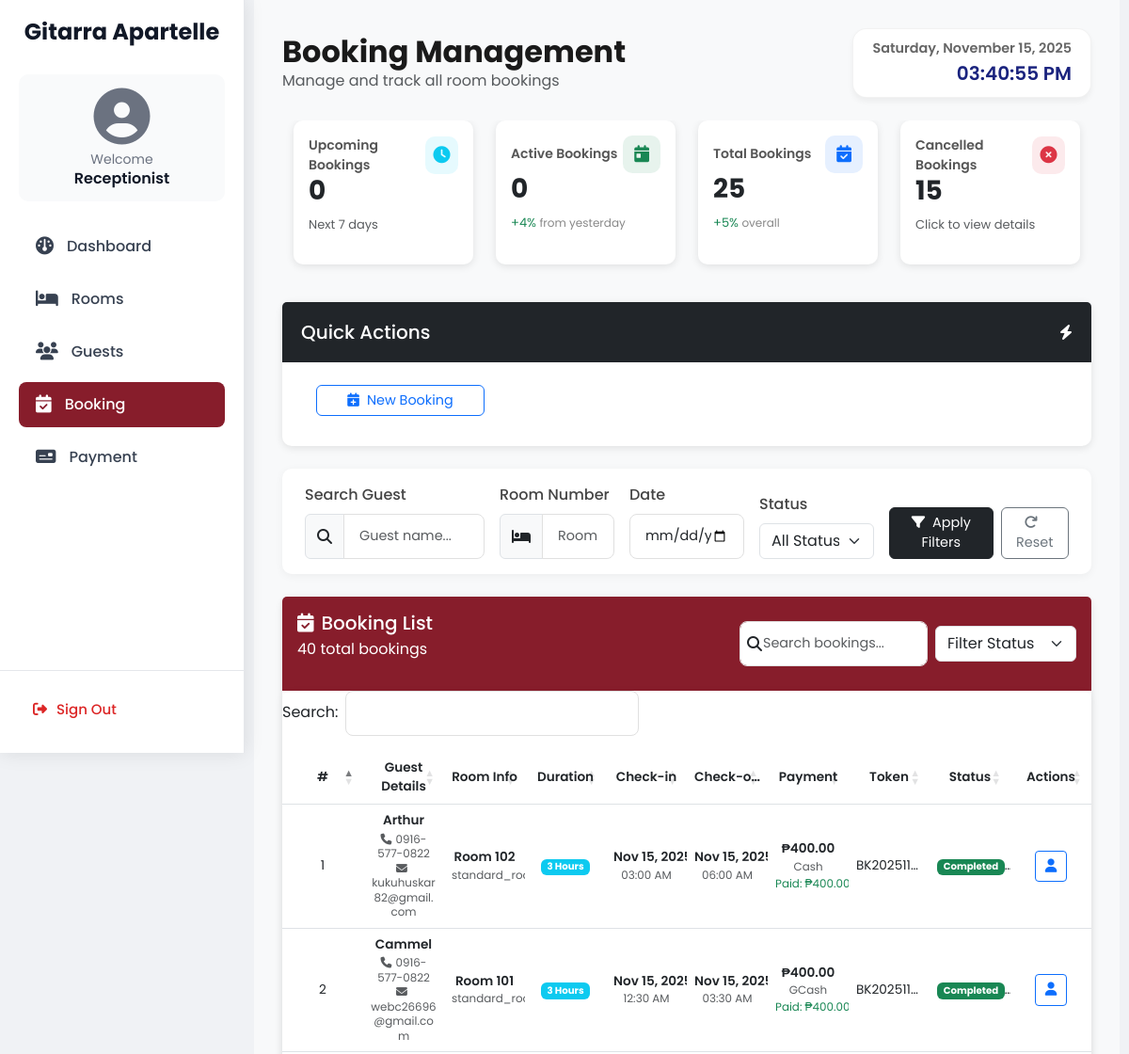
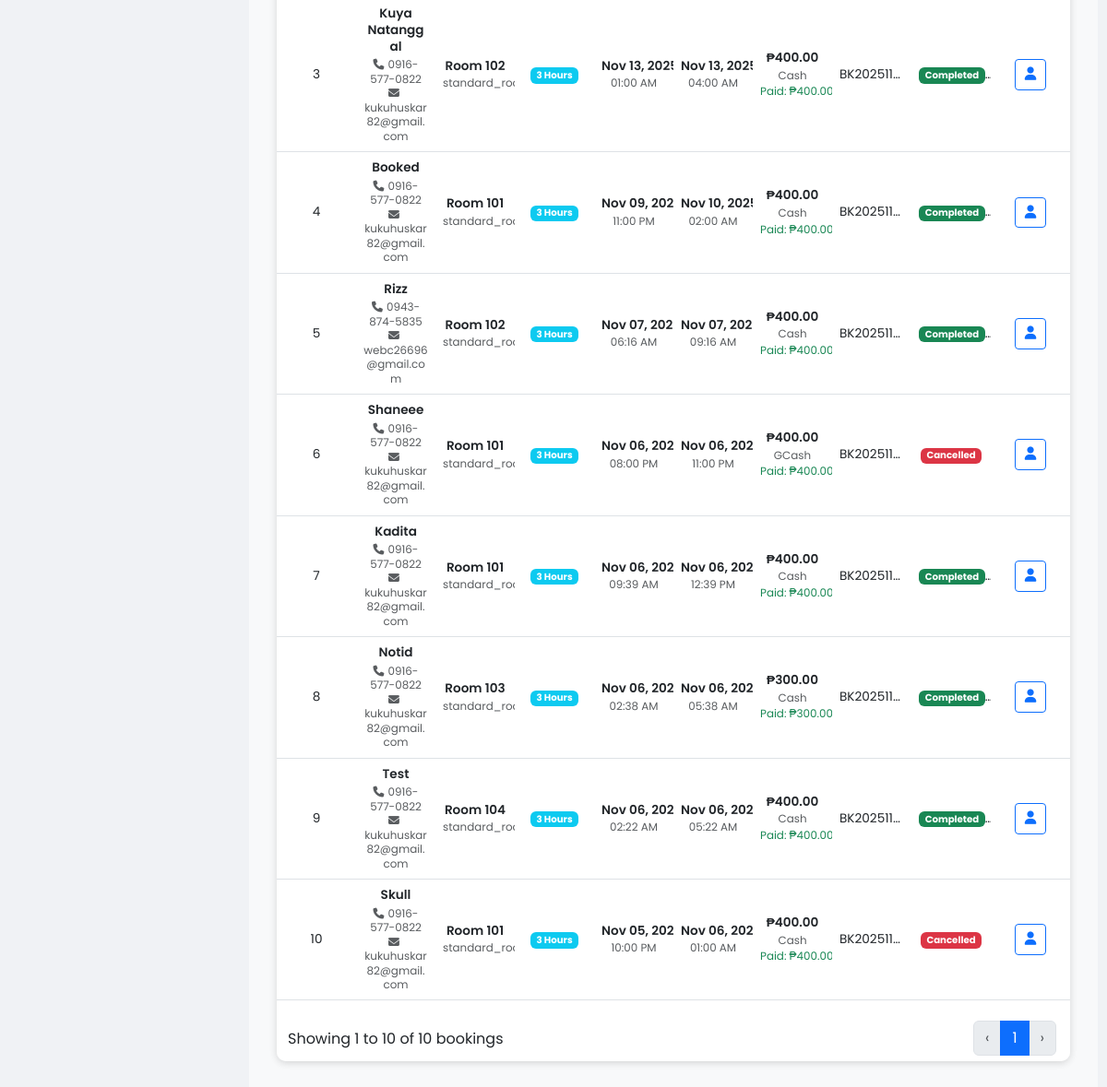
/receptionist-booking.php, run on the app's committed database (2 pictures, top to bottom).
### tables this page shows
CREATE TABLE `bookings` (
  `id` int NOT NULL,
  `guest_name` varchar(100) DEFAULT NULL,
  `email` varchar(255) DEFAULT NULL,
  `address` text,
  `telephone` varchar(20) DEFAULT NULL,
  `age` int DEFAULT NULL,
  `num_people` int DEFAULT NULL,
  `room_number` varchar(10) DEFAULT NULL,
  `duration` varchar(10) DEFAULT NULL,
  `payment_mode` varchar(10) DEFAULT NULL,
  `reference_number` varchar(50) DEFAULT NULL,
  `booking_token` varchar(20) DEFAULT NULL,
  `amount_paid` double DEFAULT NULL,
  `total_price` double DEFAULT NULL,
  `change_amount` double DEFAULT NULL,
  `start_date` datetime DEFAULT NULL,
  `end_date` datetime DEFAULT NULL,
  `status` varchar(20) NOT NULL DEFAULT 'upcoming',
  `created_at` timestamp NULL DEFAULT CURRENT_TIMESTAMP,
  `cancellation_reason` text,
  `cancelled_by` int DEFAULT NULL,
  `cancelled_at` datetime DEFAULT NULL
);

CREATE TABLE `rooms` (
  `id` int NOT NULL,
  `room_number` int NOT NULL,
  `room_type` enum('single','twin_room','standard_room','studio','suite','queen_room','executive_room','suites','accessible_room','hollywood_twin_room','king_room','studio_hotel_rooms','villa','double_hotel_rooms','honeymoon_suite','penthouse_suite','single_hotel_rooms','adjoining_room','presidential_suite','connecting_rooms','quad_room','deluxe_room','double_room','triple_room') NOT NULL,
  `status` enum('available','booked','occupied','maintenance') NOT NULL DEFAULT 'available',
  `created_at` timestamp NULL DEFAULT CURRENT_TIMESTAMP,
  `updated_at` timestamp NULL DEFAULT CURRENT_TIMESTAMP ON UPDATE CURRENT_TIMESTAMP,
  `price_3hrs` decimal(10,2) NOT NULL DEFAULT '0.00',
  `price_6hrs` decimal(10,2) NOT NULL DEFAULT '0.00',
  `price_12hrs` decimal(10,2) NOT NULL DEFAULT '0.00',
  `price_24hrs` decimal(10,2) NOT NULL DEFAULT '0.00',
  `price_ot` decimal(10,2) NOT NULL DEFAULT '0.00',
  `is_archived` tinyint(1) DEFAULT '0',
  `archived_at` datetime DEFAULT NULL
);

### receptionist-booking.php (the view, shortened to what the rows shown need)
<?php
require_once 'database.php';
$conn->query("
    UPDATE bookings
    SET status = 'active'
    WHERE start_date <= NOW()
      AND end_date > NOW()
      AND status NOT IN ('cancelled', 'completed')
");
$conn->query("
    UPDATE bookings
    SET status = 'completed'
    WHERE end_date <= NOW()
      AND status NOT IN ('cancelled', 'completed')
");
$conn->query("
    UPDATE bookings
    SET status = 'active'
    WHERE start_date <= NOW()
      AND end_date > NOW()
      AND status NOT IN ('cancelled', 'completed')
");
$conn->query("
    UPDATE bookings
    SET status = 'completed'
    WHERE end_date <= NOW()
      AND status NOT IN ('cancelled', 'completed')
");
$params = [];
$types = "";
$limit = 10;
$page = max((int)($_GET['page'] ?? 1), 1);
$offset = ($page - 1) * $limit;
$query = "SELECT b.*, r.room_type FROM bookings b
          LEFT JOIN rooms r ON b.room_number = r.room_number";
$query .= " ORDER BY b.start_date DESC LIMIT ?, ?";
$types .= "ii";
$params[] = $offset;
$params[] = $limit;
$stmt = $conn->prepare($query);
if (!empty($params)) {
    $stmt->bind_param($types, ...$params);
}
$stmt->execute();
$result = $stmt->get_result();
?>
<!DOCTYPE html>
<html lang="en">
<head>
    <link href="https://cdn.jsdelivr.net/npm/bootstrap@5.3.0/dist/css/bootstrap.min.css" rel="stylesheet">
    <link rel="stylesheet" href="https://cdnjs.cloudflare.com/ajax/libs/font-awesome/6.4.2/css/all.min.css">
<link rel="stylesheet" href="https://cdn.datatables.net/1.13.6/css/dataTables.bootstrap5.min.css">
    <link href="style.css" rel="stylesheet">
</head>
<body>
  <?php include __DIR__ . '/includes/get-notifications.php'; ?>
    <div class="content">
        <div class="d-flex justify-content-between align-items-center mb-4">
            <div>
                <h2 class="fw-bold mb-0">Booking Management</h2>
            </div>
        </div>
<div class="card mb-4" id="bookingList">
  <div class="card-header d-flex justify-content-between align-items-center p-3" style="background-color: #871D2B;">
    <div>
      <h2 class="h5 mb-0 text-white">
        <i class="fas fa-calendar-check me-2 text-white"></i>Booking List
      </h2>
    </div>
  </div>
  <div class="card-body p-0">
    <div class="table-responsive">
      <table id="bookingTable" class="table table-hover align-middle mb-0" style="width:100%;">
        <thead class="bg-gray-50 border-bottom border-gray-200">
          <tr>
            <th class="sorting px-4 py-3">#</th>
            <th class="sorting px-4 py-3">Guest Details</th>
            <th class="sorting px-4 py-3">Room Info</th>
            <th class="sorting px-4 py-3">Duration</th>
            <th class="sorting px-4 py-3">Check-in</th>
            <th class="sorting px-4 py-3">Check-out</th>
            <th class="sorting px-4 py-3">Payment</th>
            <th class="sorting px-4 py-3">Token</th>
            <th class="sorting px-4 py-3">Status</th>
            <th class="sorting px-4 py-3 text-center no-print">Actions</th>
          </tr>
        </thead>
        <tbody>
                          <?php
if ($result->num_rows > 0) {
    $index = $offset + 1;
    while ($row = $result->fetch_assoc()):
        $now = new DateTime();
        $start = new DateTime($row['start_date']);
        $end = new DateTime($row['end_date']);
        $latestCheckin = null;
        $lcStmt = $conn->prepare("
            SELECT check_in_date, check_out_date, status
            FROM checkins
            WHERE guest_name = ? AND room_number = ?
            ORDER BY check_in_date DESC
            LIMIT 1
        ");
        $lcStmt->bind_param("ss", $row['guest_name'], $row['room_number']);
        $lcStmt->execute();
        $lcRes = $lcStmt->get_result();
        if ($lcRes && $lcRow = $lcRes->fetch_assoc()) {
            $latestCheckin = $lcRow;
        }
        if ($row['status'] === 'completed') {
            $status_class = "bg-success";
            $status_text = "Completed";
        } elseif ($row['status'] === 'cancelled') {
            $status_class = "bg-danger";
            $status_text = "Cancelled";
        } else {
            if ($now < $start) {
                $status_class = "bg-info";
                $status_text = "Upcoming";
            } elseif ($now >= $start && $now <= $end) {
                $status_class = "bg-success";
                $status_text = "Active";
            } elseif ($now > $end) {
                $status_class = "bg-success";
                $status_text = "Completed";
            } else {
                $status_class = "bg-secondary";
                $status_text = ucfirst($row['status']);
            }
        }
?>
                            <tr>
                                 <td><?= $index++ ?></td>
            <td class="text-center align-middle">
            <div class="guest-info">
                <div class="fw-semibold mb-1"><?= htmlspecialchars($row['guest_name']) ?></div>
                <div class="small text-muted"><i class="fas fa-phone me-1"></i><?= htmlspecialchars($row['telephone']) ?></div>
                <?php if (!empty($row['email'])): ?>
                <div class="small text-muted"><i class="fas fa-envelope me-1"></i><?= htmlspecialchars($row['email']) ?></div>
                <?php endif; ?>
            </div>
            </td>
            <td>
              <div class="fw-semibold">Room <?= htmlspecialchars($row['room_number']) ?></div>
              <div class="small text-muted"><?= htmlspecialchars($row['room_type'] ?? 'Standard') ?></div>
            </td>
            <td><span class="badge bg-info"><?= htmlspecialchars($row['duration']) ?> Hours</span></td>
            <td>
              <div class="fw-semibold"><?= date('M d, Y', strtotime($row['start_date'])) ?></div>
              <div class="small text-muted"><?= date('h:i A', strtotime($row['start_date'])) ?></div>
            </td>
            <td>
              <div class="fw-semibold"><?= date('M d, Y', strtotime($row['end_date'])) ?></div>
              <div class="small text-muted"><?= date('h:i A', strtotime($row['end_date'])) ?></div>
            </td>
            <td>
              <div class="fw-semibold">₱<?= number_format($row['total_price'], 2) ?></div>
              <div class="small text-muted"><?= htmlspecialchars($row['payment_mode']) ?></div>
              <div class="small text-success">Paid: ₱<?= number_format($row['amount_paid'], 2) ?></div>
            </td>
            <td><?= !empty($row['booking_token']) ? htmlspecialchars($row['booking_token']) : '<span class="text-muted">No token</span>' ?></td>
            <td><span class="badge <?= $status_class ?>"><?= $status_text ?></span></td>
            <td class="text-center">
            <div class="d-flex justify-content-center gap-2">
                <button class="btn btn-sm btn-outline-primary" onclick="viewGuestDetails(<?= $row['id'] ?>)" title="View"><i class="fas fa-user"></i></button>
            </div>
            </td>
          </tr>
          <?php endwhile; } ?>
        </tbody>
      </table>
    </div>
  </div>
</div>
</body>
</html>

### data on the page
bookings: guest_name "Arthur", telephone "0916-577-0822", email "kukuhuskar82@gmail.com", room_number "10…", rooms.room_type "standard…", duration "3", start_date "Nov 15, 2…", start_date "03:00 AM", end_date "Nov 15, 2…", end_date "06:00 AM", total_price "400.00", payment_mode "Cash", amount_paid "400.00", booking_token "BK202511…", status_text "Complete…"
bookings: guest_name "Cammel", telephone "0916-577-0822", email "webc26696@gmail.com", room_number "10…", rooms.room_type "standard…", duration "3", start_date "Nov 15, 2…", start_date "12:30 AM", end_date "Nov 15, 2…", end_date "03:30 AM", total_price "400.00", payment_mode "GCash", amount_paid "400.00", booking_token "BK202511…", status "Complete…"
bookings: guest_name "Kuya Natanggal", telephone "0916-577-0822", email "kukuhuskar82@gmail.com", room_number "10…", rooms.room_type "standard…", duration "3", start_date "Nov 13, 2…", start_date "01:00 AM", end_date "Nov 13, 2…", end_date "04:00 AM", total_price "400.00", payment_mode "Cash", amount_paid "400.00", booking_token "BK202511…", status "Complete…"
bookings: guest_name "Booked", telephone "0916-577-0822", email "kukuhuskar82@gmail.com", room_number "10…", rooms.room_type "standard…", duration "3", start_date "Nov 09, 2…", start_date "11:00 PM", end_date "Nov 10, 2…", end_date "02:00 AM", total_price "400.00", payment_mode "Cash", amount_paid "400.00", booking_token "BK202511…", status "Complete…"
bookings: guest_name "Rizz", telephone "0943-874-5835", email "webc26696@gmail.com", room_number "10…", rooms.room_type "standard…", duration "3", start_date "Nov 07, 2…", start_date "06:16 AM", end_date "Nov 07, 2…", end_date "09:16 AM", total_price "400.00", payment_mode "Cash", amount_paid "400.00", booking_token "BK202511…", status "Complete…"
bookings: guest_name "Shaneee", telephone "0916-577-0822", email "kukuhuskar82@gmail.com", room_number "10…", rooms.room_type "standard…", duration "3", start_date "Nov 06, 2…", start_date "08:00 PM", end_date "Nov 06, 2…", end_date "11:00 PM", total_price "400.00", payment_mode "GCash", amount_paid "400.00", booking_token "BK202511…", status "Cancelled"
bookings: guest_name "Kadita", telephone "0916-577-0822", email "kukuhuskar82@gmail.com", room_number "10…", rooms.room_type "standard…", duration "3", start_date "Nov 06, 2…", start_date "09:39 AM", end_date "Nov 06, 2…", end_date "12:39 PM", total_price "400.00", payment_mode "Cash", amount_paid "400.00", booking_token "BK202511…", status "Complete…"
bookings: guest_name "Notid", telephone "0916-577-0822", email "kukuhuskar82@gmail.com", room_number "10…", rooms.room_type "standard…", duration "3", start_date "Nov 06, 2…", start_date "02:38 AM", end_date "Nov 06, 2…", end_date "05:38 AM", total_price "300.00", payment_mode "Cash", amount_paid "300.00", booking_token "BK202511…", status "Complete…"
bookings: guest_name "Test", telephone "0916-577-0822", email "kukuhuskar82@gmail.com", room_number "10…", rooms.room_type "standard…", duration "3", start_date "Nov 06, 2…", start_date "02:22 AM", end_date "Nov 06, 2…", end_date "05:22 AM", total_price "400.00", payment_mode "Cash", amount_paid "400.00", booking_token "BK202511…", status "Complete…"
bookings: guest_name "Skull", telephone "0916-577-0822", email "kukuhuskar82@gmail.com", room_number "10…", rooms.room_type "standard…", duration "3", start_date "Nov 05, 2…", start_date "10:00 PM", end_date "Nov 06, 2…", end_date "01:00 AM", total_price "400.00", payment_mode "Cash", amount_paid "400.00", booking_token "BK202511…", status "Cancelled"

### other printed values
$upcoming_bookings "0"
$active_bookings "0"
$total_bookings "25"
$cancelled_bookings "15"
$total_records "40"
